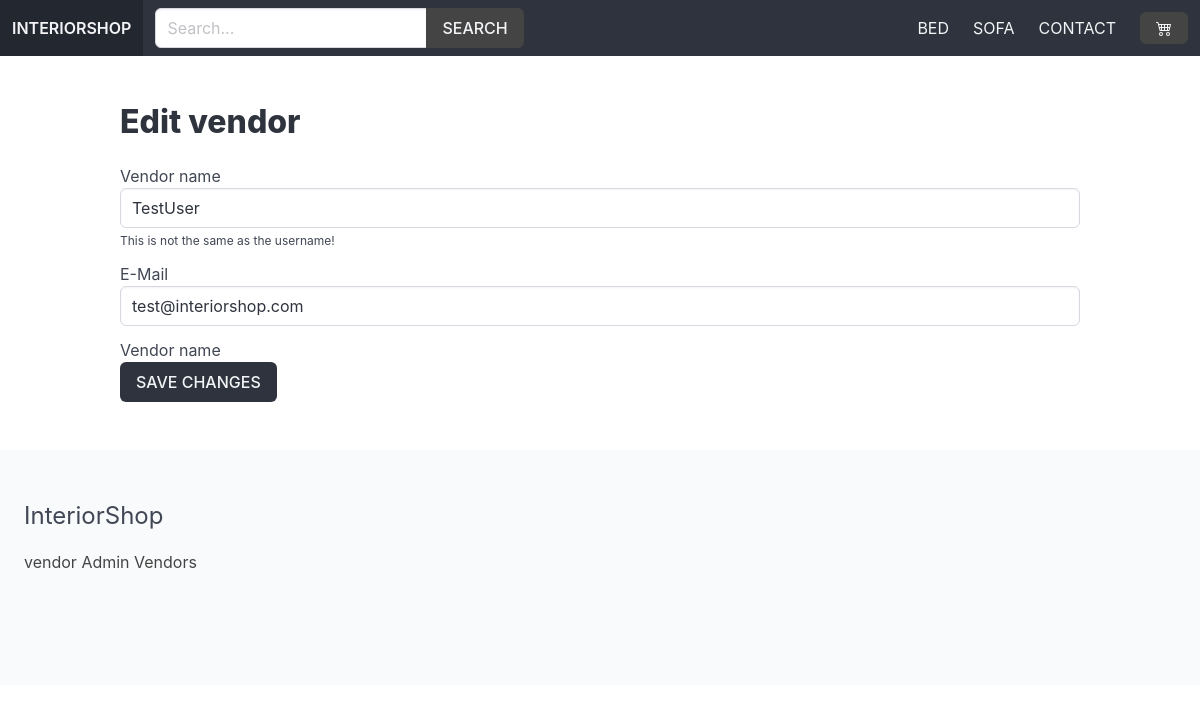
The page /vendors/edit-vendor/ (signed in) on the database its author committed.
### product/models.py (models this page shows, shortened)
class Category(models.Model):
    title = models.CharField(max_length=255)
    slug = models.SlugField(max_length=255)
    ordering = models.IntegerField(default=0)
    class Meta:
        ordering = ['ordering']

### vendor/models.py (models this page shows, shortened)
class Vendor(models.Model):
    name = models.CharField(max_length=255)
    created_at = models.DateTimeField(auto_now_add=True)
    created_by = models.OneToOneField(User, related_name='vendor', on_delete=models.CASCADE)
    class Meta:
        ordering =  ['name']

### vendor/views.py (the view, shortened to what this page needs)
# urls.py: path('edit-vendor/', views.edit_vendor, name='edit_vendor'),
@login_required
def edit_vendor(request):
    vendor = request.user.vendor
    return render(request, 'vendor/edit_vendor.html', {'vendor':vendor})

### cart/cart.py (called while the page is built)
    def __len__(self):
        return sum(item['quantity'] for item in self.cart.values())

### cart/context_processors.py (called while the page is built)
def cart(request):
    return {'cart':Cart(request)}

### product/context_processors.py (called while the page is built)
def menu_categories(request):
    categories = Category.objects.all()
    return {'menu_categories':categories}

### vendor/templates/vendor/edit_vendor.html (shortened to what this page needs)
{% extends 'main/base.html' %}
{% block content %}
<h1 class="title">Edit vendor</h1>
<form method="POST" action=".">
  <div class="field">
    <label>Vendor name</label>
    <div class="control">
      <input
        type="text"
        name="name"
        id="id_name"
        value="{{vendor.name}}"
        class="input"
      />
    </div>
    <p class="help">This is not the same as the username!</p>
  </div>
  <div class="field">
    <label>E-Mail</label>
    <div class="control">
      <input
        type="email"
        name="email"
        id="id_email"
        value="{{vendor.created_by.email}}"
        class="input"
      />
    </div>
  </div>
  <div class="field">
    <label>Vendor name</label>
    <div class="control">
      <button class="button is-dark is-uppercase">Save Changes</button>
    </div>
  </div>
</form>
{% endblock %}

### main/templates/main/base.html (shortened to what this page needs)
{% load static %}
<!DOCTYPE html>
<html>
  <head>
    <link
      rel="stylesheet"
      href="https://cdn.jsdelivr.net/npm/bulma@1.0.2/css/bulma.min.css"
    />
    <link
      rel="stylesheet"
      href="{% static 'styles/main.css' %}"
    />
  </head>
  <body>
    <nav class="navbar is-dark">
      <div class="navbar-brand">
        <a href="/" class="navbar-item"><strong>InteriorShop</strong></a>
      </div>
      <div class="navbar-menu" id="main-navbar">
        <div class="navbar-start">
          <div class="navbar-item">
          <form method="GET" action="{% url 'search' %}">
            <div class="field has-addons">
              <div class="control">
                <input type="text" class="input" placeholder="Search..." name="query">
              </div>
              <div class="control">
                <button class="button is-dark is-uppercase">Search</button>
              </div>
            </div>
          </form>
        </div>
        </div>
        {% for category in menu_categories %}
          <a href="{% url 'category' category.slug %}" class="navbar-item">{{category.title}}</a>
        {% endfor %}
        <a href="{% url 'contact' %}" class="navbar-item">Contact</a>
        <div class="navbar-item">
          <a href="{% url 'cart' %}" class="button is-dark">
          {% if cart %} ({{cart | length}}) {% endif %}</a>
        </div>
      </div>
    </nav>
    <section class="section">
        <div class="container">
          {% block content %}
          {% endblock %}
        </div>
    </section>
    <footer class="footer">
      <h3 class="is-size-4 mb-4">InteriorShop</h3>
      {% if request.user.is_authenticated %}
        <a href="{% url 'vendor_admin' %}">vendor Admin</a>
      {% else %}
        <a href="{% url 'become_vendor' %}">Become vendor</a>
      {% endif %}
      <a href="{% url 'vendors' %}">Vendors</a>
    </footer>
  </body>
</html>

### static/styles/main.css (style rules this page uses)
.navbar { text-transform: uppercase; }
.navbar .is-dark { background-color: #444; }
.footer a { margin-bottom: 15px; display: inline-block; color: #444; }
.input, .button { border-radius = 0; }

### rows shown on the page
Category: title "BED"
Category: title "SOFA"
Vendor: name "TestUser", email "test@interiorshop.com"
